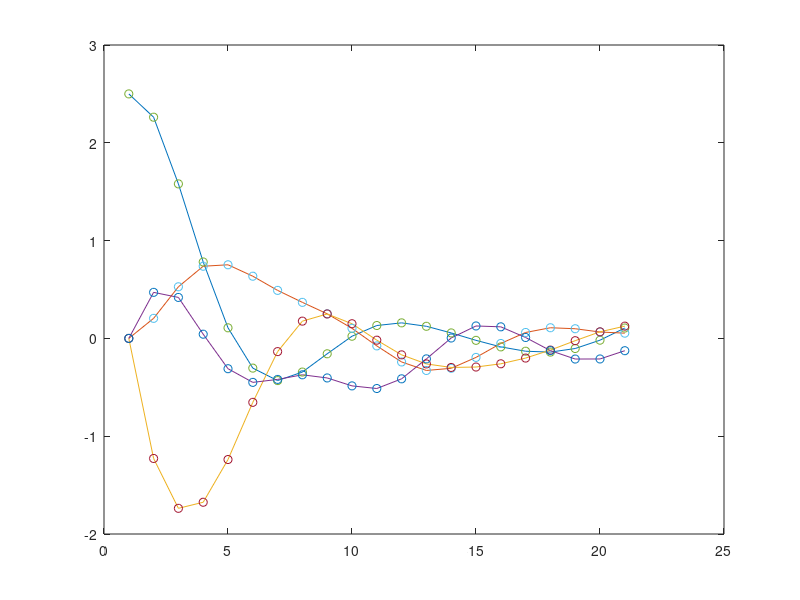

MATLAB code for this plot:
clear

N = 20;
nx = 8;
nu = 3;

A = [0.76272   0.11488   0.00248   0.00002   0.45961   0.01981   0.00025   0.00000 ;
  0.11488   0.76520   0.11490   0.00248   0.01981   0.45987   0.01981   0.00025 ;
  0.00248   0.11490   0.76520   0.11488   0.00025   0.01981   0.45987   0.01981 ;
  0.00002   0.00248   0.11488   0.76272   0.00000   0.00025   0.01981   0.45961 ;
 -0.89941   0.42024   0.01931   0.00025   0.76272   0.11488   0.00248   0.00002 ;
  0.42024  -0.88010   0.42049   0.01931   0.11488   0.76520   0.11490   0.00248 ;
  0.01931   0.42049  -0.88010   0.42024   0.00248   0.11490   0.76520   0.11488 ;
  0.00025   0.01931   0.42024  -0.89941   0.00002   0.00248   0.11488   0.76272 ];

B = [0.11990   0.00252   0.00002 ;
  0.00252   0.11992   0.00252 ;
  0.00002   0.00252   0.11992 ;
  0.00000   0.00002   0.00252 ;
  0.45961   0.01981   0.00025 ;
  0.01981   0.45987   0.01981 ;
  0.00025   0.01981   0.45987 ;
  0.00000   0.00025   0.01981 ];

b = [0.10000 ;
  0.10000 ;
  0.10000 ;
  0.10000 ;
  0.10000 ;
  0.10000 ;
  0.10000 ;
  0.10000];

x0 = [  2.50000 ;
  2.50000 ;
  0.00000 ;
  0.00000 ;
  0.00000 ;
  0.00000 ;
  0.00000 ;
  0.00000 ];

% Cost function
Q = eye(nx);
R = 2*eye(nu);
q = 0.1*ones(nx,1);
r = 0.2*ones(nu,1);
H = blkdiag(kron(eye(N),blkdiag(Q,R)),Q);
f = [repmat([q;r],N,1);q];

C = [-eye(nx),zeros(nx,N*(nx+nu))];
c = [x0;repmat(b,N,1)];
for i=0:N-1
    C = [C;zeros(nx,i*(nx+nu)),A,B,-eye(nx),zeros(nx,(N-i-1)*(nx+nu))];
end


lb = inf*[repmat([-4*ones(nx,1);-0.5*ones(nu,1)],N,1);-4*ones(nx,1)];
ub = -lb;

sparse.w = quadprog(H,f,[],[],C,-c,lb,ub);

XU = reshape([sparse.w;zeros(nu,1)],nx+nu,N+1);
sparse.x = vec(XU(1:nx,:));
sparse.u = vec(XU(nx+1:end,1:end-1));

figure(1);clf;plot(XU(1:2:7,:).')

%% Condensing

Abar = [-eye(nx),zeros(nx,N*nx)];
Bbar = [zeros(nx,N*nu);kron(eye(N),B)];
for i=0:N-1
    Abar = [Abar;zeros(nx,i*(nx)),A,-eye(nx),zeros(nx,(N-i-1)*nx)];
end
Qbar = kron(eye(N+1),Q);
Rbar = kron(eye(N),R);

G = -Abar\Bbar;
g = -Abar\c;

%% Read from file
file = fopen('QP_data.txt','r');
num_arrays_to_read = 10;
arrays_to_read = {};
for i=1:num_arrays_to_read
    instr=fgets(file);
    temp = sscanf(instr,'%g ');
    arrays_to_read{i} = temp;
end
numvars = N*nu;
[H,f,A,lbU,ubU,lbA,ubA,C,d,D] = arrays_to_read{:};
H = reshape(H,numvars,numvars);
A = reshape(A,N*(nx+nx+nu)+nx+nu,numvars);
C = reshape(C,N*(nx),numvars);
D = reshape(D,(N+1)*(nx+nu),numvars);

bigA = [];
for i=0:N-1
    bigA = [bigA;C(i*nx+1:(i+1)*nx,:);D(i*(nx+nu)+1:(i+1)*(nx+nu),:)];
end
bigA = [bigA;D(end-(nx+nu)+1:end,:)];

condensing.u = quadprog(H,f,[A;-A],[ubA;-lbA],[],[],lbU,ubU);
condensing.x = C*condensing.u+d;

norm(condensing.u-sparse.u)
norm(condensing.x-sparse.x(nx+1:end))

figure(1);hold on;
condensing.XU = reshape([x0;condensing.x],nx,N+1);
plot(condensing.XU(1:2:7,:).','o')
